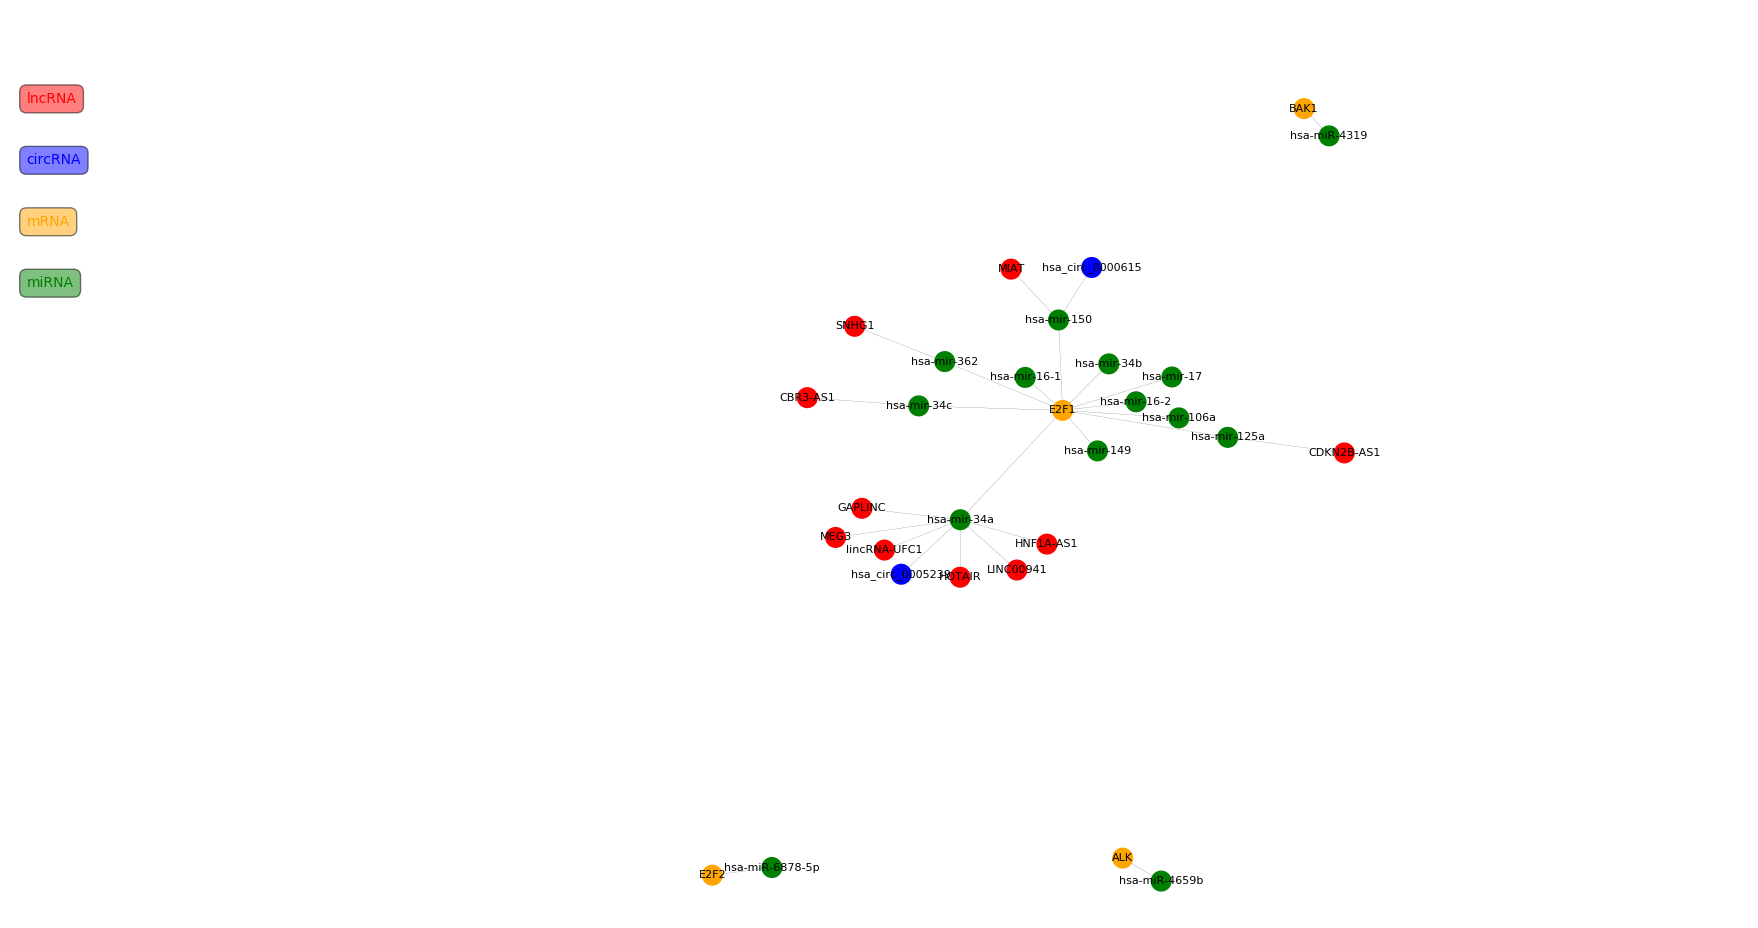

Recreate this plot in Python.
# -*- coding: utf-8 -*-
"""
Created on Wed Jan 16 16:47:05 2019

@author: lenovo
"""

import xlrd
import sys
import pandas as pd
import random
import numpy as np
import networkx as nx
import matplotlib.pyplot as plt

workbook = xlrd.open_workbook(r'D:\lenovo\桌面1\RNA\RNA类相互作用网络.xlsx')
sheet_names = workbook.sheet_names()

lncRNA_sheet = workbook.sheet_by_name(sheet_names[0])
circRNA_sheet = workbook.sheet_by_name(sheet_names[1])
mRNA_sheet = workbook.sheet_by_name(sheet_names[2])

miRNA_input = []
lncRNA_input = []
circRNA_input = []
mRNA_input = []
if len(sys.argv) in [2,3,4,5]:
	for input_name in sys.argv:
		if input_name.startswith('miRNA'):
			miRNA_input = input_name.split(':')[1].split(';')
		if input_name.startswith('lncRNA'):
			lncRNA_input = input_name.split(':')[1].split(';')
		if input_name.startswith('circRNA'):
			circRNA_input = input_name.split(':')[1].split(';')
		if input_name.startswith('mRNA'):
			mRNA_input = input_name.split(':')[1].split(';')

lncRNA_miRNA = {}
circRNA_miRNA = {}
mRNA_miRNA = {}
miRNA2target = {}
lncRNA = []
circRNA = []
mRNA = []
miRNA = []
color = []
G = nx.Graph()

miRNA2target.setdefault('circRNA',{})
miRNA2target.setdefault('lncRNA',{})
miRNA2target.setdefault('mRNA',{})

for i in range(1,lncRNA_sheet.nrows):
	item5 = lncRNA_sheet.row_values(i)
	if item5[1] in lncRNA_miRNA:
		lncRNA_miRNA[item5[1]] = lncRNA_miRNA[item5[1]]+'\t'+item5[2]
	else:
		lncRNA_miRNA[item5[1]] = item5[2]
		lncRNA.append(item5[1])
	if item5[2]  not in miRNA:
		miRNA.append(item5[2])
	if item5[2] in miRNA2target['lncRNA']:
		miRNA2target['lncRNA'][item5[2]] = miRNA2target['lncRNA'][item5[2]] + '\t' + item5[1]
	else:
		miRNA2target['lncRNA'].setdefault(item5[2],item5[1])
for j in range(1,circRNA_sheet.nrows):
	infor = circRNA_sheet.row_values(j)
	if infor[0] in circRNA_miRNA:
		circRNA_miRNA[infor[0]] = circRNA_miRNA[infor[0]] +'\t'+infor[5]
	else:
		circRNA_miRNA[infor[0]] = infor[5]
		circRNA.append(infor[0])
	if infor[5] not in miRNA:
		miRNA.append(infor[5])
	if infor[5] in miRNA2target['circRNA']:
		miRNA2target['circRNA'][infor[5]] = miRNA2target['circRNA'][infor[5]] + '\t' + infor[0]
	else:
		miRNA2target['circRNA'].setdefault(infor[5],infor[0])
for n in range(1,mRNA_sheet.nrows):
	element = mRNA_sheet.row_values(n)
	if element[1] in mRNA_miRNA:
		mRNA_miRNA[element[1]] = mRNA_miRNA[element[1]] + '\t'+element[0]
	else:
		mRNA_miRNA[element[1]] = element[0]
		mRNA.append(element[1])
	if element[0] not in miRNA:
		miRNA.append(element[0])
	if element[0] in miRNA2target['mRNA']:
		miRNA2target['mRNA'][element[0]] = miRNA2target['mRNA'][element[0]] + '\t' + element[1]
	else:
		miRNA2target['mRNA'].setdefault(element[0],element[1])
all_element = miRNA+lncRNA+circRNA+mRNA
group = []
size = []
#print(miRNA2target['lncRNA']['hsa-mir-150'])
for m in range(len(miRNA)):
	group.append(1)
	size.append(5)
for i1 in range(len(lncRNA)):
	group.append(2)
	size.append(10)
for j1 in range(len(circRNA)):
	group.append(3)
	size.append(15)
for n5 in range(len(mRNA)):
	group.append(4)
	size.append(20)

Linknodes = pd.DataFrame({'name':all_element,'group':group,'size':size},columns=['name','group','size'])
Linknodes.to_csv('RNA_network_linknode.csv',index=False)
soure2target = {}

for p in range(len(all_element)):
	soure2target[all_element[p]] = p

source = []
target = []
value = []
item = ''
if miRNA_input:
	for item in miRNA_input:
		if item not in list(G.node):
			G.add_node(item)
			color.append('g')
		if item in miRNA2target['circRNA']:
			circRNA_miRNA_list = miRNA2target['circRNA'][item].split('\t')
			for circRNA_miRNA_list_item in circRNA_miRNA_list:
				if circRNA_miRNA_list_item not in list(G.node):
					G.add_node(circRNA_miRNA_list_item)
					color.append('b')
					G.add_edge(item,circRNA_miRNA_list_item)
					source.append(soure2target[item])
					target.append(soure2target[circRNA_miRNA_list_item])
					value.append(random.randrange(0,20))
				if circRNA_miRNA_list_item in list(G.node):
					if (item,circRNA_miRNA_list_item) not in list(G.edges()):
						G.add_edge(item,circRNA_miRNA_list_item)
						source.append(soure2target[item])
						target.append(soure2target[circRNA_miRNA_list_item])
						value.append(random.randrange(0,20))
		if item in miRNA2target['lncRNA']:
			lncRNA_miRNA_list = miRNA2target['lncRNA'][item].split('\t')
			for lncRNA_miRNA_list_item in lncRNA_miRNA_list:
				if lncRNA_miRNA_list_item not in list(G.node):
					G.add_node(lncRNA_miRNA_list_item)
					color.append('r')
					G.add_edge(item,lncRNA_miRNA_list_item)
					source.append(soure2target[item])
					target.append(soure2target[lncRNA_miRNA_list_item])
					value.append(random.randrange(0,20))
				if lncRNA_miRNA_list_item in list(G.node):
					if (item,lncRNA_miRNA_list_item) not in list(G.edges()):
						G.add_edge(item,lncRNA_miRNA_list_item)
						source.append(soure2target[item])
						target.append(soure2target[lncRNA_miRNA_list_item])
						value.append(random.randrange(0,20))
		if item in miRNA2target['mRNA']:
			mRNA_miRNA_list = miRNA2target['mRNA'][item].split('\t')
			for mRNA_miRNA_list_item in mRNA_miRNA_list:
				if mRNA_miRNA_list_item not in list(G.node):
					G.add_node(mRNA_miRNA_list_item)
					color.append('orange')
					G.add_edge(item,mRNA_miRNA_list_item)
					source.append(soure2target[item])
					target.append(soure2target[mRNA_miRNA_list_item])
					value.append(random.randrange(0,20))
				if mRNA_miRNA_list_item in list(G.node):
					if (item,mRNA_miRNA_list_item) not in list(G.edges()):
						G.add_node(item,mRNA_miRNA_list_item)
						source.append(soure2target[item])
						target.append(soure2target[mRNA_miRNA_list_item])
						value.append(random.randrange(0,20))
if lncRNA_input:
	for item1 in lncRNA_input:
		if item1 not in list(G.node):
			G.add_node(item1)
			color.append('r')
		for miRNA_name in lncRNA_miRNA[item1].split('\t'):
			if miRNA_name not in list(G.node):
				G.add_node(miRNA_name)
				color.append('g')
				G.add_edge(miRNA_name,item1)
				source.append(soure2target[miRNA_name])
				target.append(soure2target[item1])
				value.append(random.randrange(0,20))
			if miRNA_name in list(G.node):
				if (miRNA_name,item1) not in list(G.edges()):
					G.add_edge(miRNA_name,item1)
					source.append(soure2target[miRNA_name])
					target.append(soure2target[item1])
					value.append(random.randrange(0,20))
				if miRNA_name in miRNA2target['circRNA']:
					if miRNA_name not in list(G.node):
						G.add_node(miRNA_name)
						color.append('g')
				circRNA_miRNA_list1 = miRNA2target['circRNA'][miRNA_name].split('\t')
				for circRNA_miRNA_list1_item in circRNA_miRNA_list1:
					if circRNA_miRNA_list1_item not in list(G.node):
						G.add_node(circRNA_miRNA_list1_item)
						color.append('b')
						G.add_edge(miRNA_name,circRNA_miRNA_list1_item)
						source.append(soure2target[miRNA_name])
						target.append(soure2target[circRNA_miRNA_list1_item])
						value.append(random.randrange(0,20))
					if circRNA_miRNA_list1_item in list(G.node):
						if (miRNA_name,circRNA_miRNA_list1_item) not in list(G.edges()):
							G.add_edge(miRNA_name,circRNA_miRNA_list1_item)
							source.append(soure2target[miRNA_name])
							target.append(soure2target[circRNA_miRNA_list1_item])
							value.append(random.randrange(0,20))
			if miRNA_name in miRNA2target['mRNA']:
				if miRNA_name not in list(G.node):
					G.add_node(miRNA_name)
					color.append('g')
				mRNA_miRNA_list1 = miRNA2target['mRNA'][miRNA_name].split('\t')
				for mRNA_miRNA_list1_item in mRNA_miRNA_list1:
					if mRNA_miRNA_list1_item not in list(G.node):
						G.add_node(mRNA_miRNA_list1_item)
						color.append('orange')
						G.add_edge(miRNA_name,mRNA_miRNA_list1_item)
						source.append(soure2target[miRNA_name])
						target.append(soure2target[mRNA_miRNA_list1_item])
						value.append(random.randrange(0,20))
					if mRNA_miRNA_list1_item in list(G.node):
						if (miRNA_name,mRNA_miRNA_list1_item) not in list(G.edges()):
							G.add_edge(miRNA_name,mRNA_miRNA_list1_item)
							source.append(soure2target[miRNA_name])
							target.append(soure2target[mRNA_miRNA_list1_item])
							value.append(random.randrange(0,20))
if circRNA_input:
	for item2 in circRNA_input:
		if item2 not in list(G.node):
			G.add_node(item2)
			color.append('b')
		for miRNA_name1 in circRNA_miRNA[item2].split('\t'):
			if miRNA_name1 not in list(G.node):
				G.add_node(miRNA_name1)
				color.append('g')
				G.add_edge(miRNA_name1,item2)
				source.append(soure2target[miRNA_name1])
				target.append(soure2target[item2])
				value.append(random.randrange(0,20))
			if miRNA_name1 in list(G.node):
				if (miRNA_name1,item2) not in list(G.edges()):
					G.add_edge(miRNA_name1,item2)
					source.append(soure2target[miRNA_name1])
					target.append(soure2target[item2])
					value.append(random.randrange(0,20))
			if miRNA_name1 in miRNA2target['lncRNA']:
				if miRNA_name1 not in list(G.node):
					G.add_node(miRNA_name1)
					color.append('g')
				lncRNA_miRNA_list1 = miRNA2target['lncRNA'][miRNA_name1].split('\t')
				for lncRNA_miRNA_list1_item in lncRNA_miRNA_list1:
					if lncRNA_miRNA_list1_item not in list(G.node):
						G.add_node(lncRNA_miRNA_list1_item)
						color.append('r')
						G.add_edge(miRNA_name1,lncRNA_miRNA_list1_item)
						source.append(soure2target[miRNA_name1])
						target.append(soure2target[lncRNA_miRNA_list1_item])
						value.append(random.randrange(0,20))
					if lncRNA_miRNA_list1_item in list(G.node):
						if (miRNA_name1,lncRNA_miRNA_list1_item) not in list(G.edges()):
							G.add_edge(miRNA_name1,lncRNA_miRNA_list1_item)
							source.append(miRNA_name1)
							target.append(lncRNA_miRNA_list1_item)
							value.append(random.randrange(0,20))
			if miRNA_name1 in miRNA2target['mRNA']:
				if miRNA_name1 not in list(G.node):
					G.add_node(miRNA_name1)
					color.append('g')
				mRNA_miRNA_list2 = miRNA2target['mRNA'][miRNA_name1]
				for mRNA_miRNA_list2_item in mRNA_miRNA_list2:
					if mRNA_miRNA_list2_item not in list(G.node):
						G.add_node(mRNA_miRNA_list2_item)
						color.append('orange')
						G.add_edge(miRNA_name1,mRNA_miRNA_list2_item)
						source.append(soure2target[miRNA_name1])
						target.append(soure2target[mRNA_miRNA_list2_item])
						value.append(random.randrange(0,20))
					if mRNA_miRNA_list2_item in list(G.node):
						if (miRNA_name1,mRNA_miRNA_list2_item) not in list(G.edges()):
							G.add_edge(miRNA_name1,mRNA_miRNA_list2_item)
							source.append(soure2target[miRNA_name1])
							target.append(soure2target[mRNA_miRNA_list2_item])
							value.append(random.randrange(0,20))
if mRNA_input:
	for item3 in mRNA_input:
		if item3 not in list(G.node):
			G.add_node(item3)
			color.append('orange')
		for miRNA_name2 in mRNA_miRNA[item3].split('\t'):
			#print(miRNA_name2)
			if miRNA_name2 not in list(G.node):
				G.add_node(miRNA_name2)
				color.append('g')
				G.add_edge(item3,miRNA_name2)
				source.append(soure2target[item3])
				target.append(soure2target[miRNA_name2])
				value.append(random.randrange(0,20))
			if miRNA_name2 in list(G.node):
				if (item3,miRNA_name2) not in list(G.edges()):
					G.add_edge(item3,miRNA_name2)
					source.append(soure2target[item3])
					target.append(soure2target[miRNA_name2])
					value.append(random.randrange(0,20))
			if miRNA_name2 in miRNA2target['circRNA']:
				if miRNA_name2 not in list(G.node):
					G.add_node(miRNA_name2)
					color.append('g')
				circRNA_list = miRNA2target['circRNA'][miRNA_name2].split('\t')
				#print(circRNA_list)
				for circRNA_item in circRNA_list:
					if circRNA_item not in list(G.node):
						G.add_node(circRNA_item)
						color.append('b')
						G.add_edge(miRNA_name2,circRNA_item)
						source.append(miRNA_name2)
						target.append(circRNA_item)
						value.append(random.randrange(0,20))
					if circRNA_item in list(G.node):
						if (miRNA_name2,circRNA_item) not in list(G.edges()):
							G.add_edge(miRNA_name2,circRNA_item)
							source.append(miRNA_name2)
							target.append(circRNA_item)
							value.append(random.randrange(0,20))
			if miRNA_name2 in miRNA2target['lncRNA']:
				if miRNA_name2 not in list(G.node):
					G.add_node(miRNA_name2)
					color.append('g')
				lncRNA_list = miRNA2target['lncRNA'][miRNA_name2].split('\t')
				#print(lncRNA_list)
				for lncRNA_item in lncRNA_list:
					if lncRNA_item not in list(G.node):
						G.add_node(lncRNA_item)
						color.append('r')
						G.add_edge(miRNA_name2,lncRNA_item)
						source.append(miRNA_name2)
						target.append(lncRNA_item)
						value.append(random.randrange(0,20))
					if lncRNA_item in list(G.edges()):
						if (miRNA_name2,lncRNA_item) in list(G.edges()):
							G.add_edge(miRNA_name2,lncRNA_item)
							source.append(miRNA_name2)
							target.append(lncRNA_item)
							value.append(random.randrange(0,20))
links = pd.DataFrame({'source':source,'target':target,'value':value})
links.to_csv('RNA_network_links.csv',index=False)
pos = nx.spring_layout(G)
#print(pos)
nx.draw(G,pos,with_labels=True,node_color=color,node_size=200,width=0.1,aex=(-1.1,1.1,-1.1,1.1),font_size=8)
#nx.draw(G,pos,with_labels=True,node_size=200,width=0.1)
plt.axis([-1.2,1,-1.2,1.2])
plt.text(-1.15,0.9,'lncRNA',color='red',bbox=dict(boxstyle='round,pad=0.5', fc='red', lw=1 ,ec=	'k',alpha=0.5))
plt.text(-1.15,0.75,'circRNA',color='blue',bbox=dict(boxstyle='round,pad=0.5', fc='blue', lw=1,ec='k',alpha=0.5))
plt.text(-1.15,0.6,'mRNA',color='orange',bbox=dict(boxstyle='round,pad=0.5', fc='orange',lw=1,ec='k',alpha=0.5))
plt.text(-1.15,0.45,'miRNA',color='green',bbox=dict(boxstyle='round,pad=0.5', fc='green', ec='k',lw=1 ,alpha=0.5))
plt.show()
